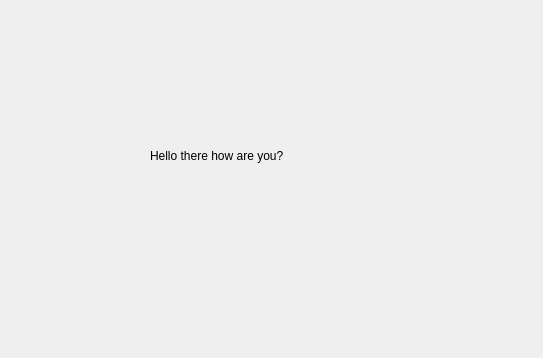
<?xml version="1.0" encoding="UTF-8"?>
<ui version="4.0">
 <class>Dialog</class>
 <widget class="QDialog" name="Dialog">
  <property name="geometry">
   <rect>
    <x>0</x>
    <y>0</y>
    <width>543</width>
    <height>358</height>
   </rect>
  </property>
  <property name="windowTitle">
   <string>Dialog</string>
  </property>
  <widget class="QLabel" name="label">
   <property name="geometry">
    <rect>
     <x>150</x>
     <y>80</y>
     <width>301</width>
     <height>151</height>
    </rect>
   </property>
   <property name="text">
    <string>Hello there how are you?</string>
   </property>
  </widget>
 </widget>
 <resources/>
 <connections/>
</ui>
